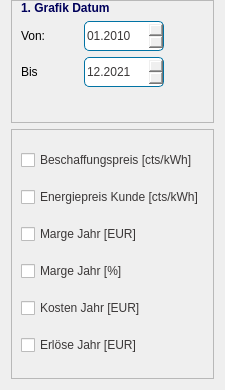
           <widget class="QFrame" name="verticalFrame">
            <property name="minimumSize">
             <size>
              <width>200</width>
              <height>0</height>
             </size>
            </property>
            <property name="maximumSize">
             <size>
              <width>250</width>
              <height>16777215</height>
             </size>
            </property>
            <layout class="QVBoxLayout" name="verticalLayout_18">
             <property name="topMargin">
              <number>0</number>
             </property>
             <item>
              <widget class="QFrame" name="frame_graph1">
               <property name="frameShape">
                <enum>QFrame::StyledPanel</enum>
               </property>
               <property name="frameShadow">
                <enum>QFrame::Raised</enum>
               </property>
               <layout class="QGridLayout" name="gridLayout_20">
                <property name="topMargin">
                 <number>0</number>
                </property>
                <property name="bottomMargin">
                 <number>9</number>
                </property>
                <item row="2" column="1" colspan="2">
                 <widget class="QDateEdit" name="dateEdit_ts_ende_3">
                  <property name="minimumSize">
                   <size>
                    <width>60</width>
                    <height>30</height>
                   </size>
                  </property>
                  <property name="maximumSize">
                   <size>
                    <width>80</width>
                    <height>16777215</height>
                   </size>
                  </property>
                  <property name="styleSheet">
                   <string notr="true">QDateEdit{
	color: rgb(59,56,56);
	border: 1px solid;
	border-color:  rgb(1,115,164);
	border-radius: 5px;
}</string>
                  </property>
                  <property name="dateTime">
                   <datetime>
                    <hour>0</hour>
                    <minute>0</minute>
                    <second>0</second>
                    <year>2021</year>
                    <month>12</month>
                    <day>1</day>
                   </datetime>
                  </property>
                  <property name="displayFormat">
                   <string>MM.yyyy</string>
                  </property>
                  <property name="date">
                   <date>
                    <year>2021</year>
                    <month>12</month>
                    <day>1</day>
                   </date>
                  </property>
                 </widget>
                </item>
                <item row="2" column="0">
                 <widget class="QLabel" name="label_ts_datum_ende_1">
                  <property name="text">
                   <string>Bis</string>
                  </property>
                 </widget>
                </item>
                <item row="3" column="0">
                 <widget class="QLabel" name="label_placeholder">
                  <property name="minimumSize">
                   <size>
                    <width>0</width>
                    <height>20</height>
                   </size>
                  </property>
                  <property name="maximumSize">
                   <size>
                    <width>16777215</width>
                    <height>30</height>
                   </size>
                  </property>
                  <property name="text">
                   <string/>
                  </property>
                 </widget>
                </item>
                <item row="1" column="0">
                 <widget class="QLabel" name="label_ts_datum_anfang_1">
                  <property name="text">
                   <string>Von:</string>
                  </property>
                 </widget>
                </item>
                <item row="1" column="1" colspan="2">
                 <widget class="QDateEdit" name="dateEdit_ts_anfang_3">
                  <property name="minimumSize">
                   <size>
                    <width>60</width>
                    <height>30</height>
                   </size>
                  </property>
                  <property name="maximumSize">
                   <size>
                    <width>80</width>
                    <height>16777215</height>
                   </size>
                  </property>
                  <property name="styleSheet">
                   <string notr="true">QDateEdit{
	color: rgb(59,56,56);
	border: 1px solid;
	border-color:  rgb(1,115,164);
	border-radius: 5px;
}</string>
                  </property>
                  <property name="displayFormat">
                   <string>MM.yyyy</string>
                  </property>
                  <property name="date">
                   <date>
                    <year>2010</year>
                    <month>1</month>
                    <day>1</day>
                   </date>
                  </property>
                 </widget>
                </item>
                <item row="0" column="0" colspan="2">
                 <widget class="QLabel" name="label_ts_graph_date">
                  <property name="styleSheet">
                   <string notr="true">color: rgb(0,0,90);
font: bold;</string>
                  </property>
                  <property name="text">
                   <string>1. Grafik Datum</string>
                  </property>
                 </widget>
                </item>
               </layout>
              </widget>
             </item>
             <item>
              <widget class="QFrame" name="frame_list1">
               <property name="minimumSize">
                <size>
                 <width>0</width>
                 <height>250</height>
                </size>
               </property>
               <property name="maximumSize">
                <size>
                 <width>16777215</width>
                 <height>16777215</height>
                </size>
               </property>
               <property name="frameShape">
                <enum>QFrame::StyledPanel</enum>
               </property>
               <property name="frameShadow">
                <enum>QFrame::Raised</enum>
               </property>
               <layout class="QGridLayout" name="gridLayout_17">
                <item row="0" column="0">
                 <widget class="QCheckBox" name="checkBox_BP">
                  <property name="styleSheet">
                   <string notr="true">QCheckBox{
	color: rgb(59,56,56);
}</string>
                  </property>
                  <property name="text">
                   <string>Beschaffungspreis [cts/kWh]</string>
                  </property>
                 </widget>
                </item>
                <item row="1" column="0">
                 <widget class="QCheckBox" name="checkBox_KP">
                  <property name="styleSheet">
                   <string notr="true">QCheckBox{
	color: rgb(59,56,56);
}</string>
                  </property>
                  <property name="text">
                   <string>Energiepreis Kunde [cts/kWh]</string>
                  </property>
                 </widget>
                </item>
                <item row="2" column="0">
                 <widget class="QCheckBox" name="checkBox_MJE">
                  <property name="styleSheet">
                   <string notr="true">QCheckBox{
	color: rgb(59,56,56);
}</string>
                  </property>
                  <property name="text">
                   <string>Marge Jahr [EUR]</string>
                  </property>
                 </widget>
                </item>
                <item row="3" column="0">
                 <widget class="QCheckBox" name="checkBox_MJP">
                  <property name="styleSheet">
                   <string notr="true">QCheckBox{
	color: rgb(59,56,56);
}</string>
                  </property>
                  <property name="text">
                   <string>Marge Jahr [%]</string>
                  </property>
                 </widget>
                </item>
                <item row="4" column="0">
                 <widget class="QCheckBox" name="checkBox_KJ">
                  <property name="styleSheet">
                   <string notr="true">QCheckBox{
	color: rgb(59,56,56);
}</string>
                  </property>
                  <property name="text">
                   <string>Kosten Jahr [EUR]</string>
                  </property>
                 </widget>
                </item>
                <item row="5" column="0">
                 <widget class="QCheckBox" name="checkBox_EJ">
                  <property name="styleSheet">
                   <string notr="true">QCheckBox{
	color: rgb(59,56,56);
}</string>
                  </property>
                  <property name="text">
                   <string>Erlöse Jahr [EUR]</string>
                  </property>
                 </widget>
                </item>
               </layout>
              </widget>
             </item>
            </layout>
           </widget>
